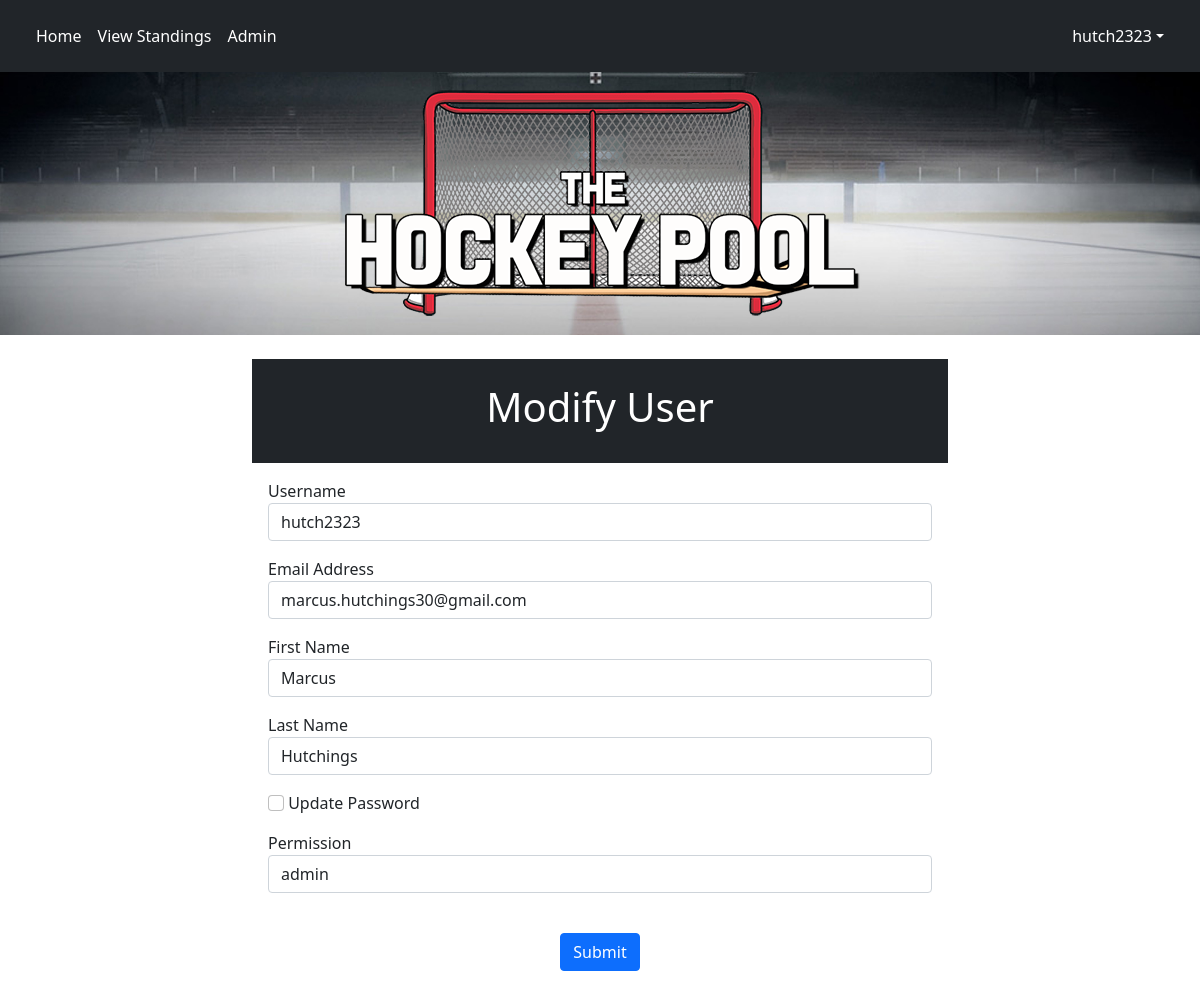
The page /modifyUser/hutch2323 (signed in) on the database its author committed.
### tables this page shows
CREATE TABLE "users" (
	"username"	varchar(30) NOT NULL,
	"password"	char(60) NOT NULL,
	"firstName"	varchar(50) NOT NULL,
	"lastName"	varchar(50) NOT NULL,
	"emailAddress"	varchar(255) NOT NULL, permission TEXT,
	PRIMARY KEY("username")
);

### application.py (the view)
@app.route("/modifyUser/<username>")
def modifyUser(username):
    if ("permission" in session) and (session["permission"] == "admin"):
        db.connect()
        user = db.getUserInfo(username)
        return render_template("modifyUser.html", userToModify=user, username=getUserInfo(),
                               permission=getUserPermission(), userTeamID=getUserTeamID())
    elif "username" in session:
        if session["username"] == username:
            db.connect()
            user = db.getUserInfo(session["username"])
            return render_template("modifyUser.html", userToModify=user, username=getUserInfo(),
                                   permission=getUserPermission(), userTeamID=getUserTeamID())
    return redirect(url_for('index'))

### application.py (called while the page is built)
def userTeam():
    while (True):
        try:
            db.connect()
            username = None
            teamInPool = False
            if "username" in session:
                username = session["username"]
                if (db.checkForUserInPool(username)):
                    teamInPool = True
            return teamInPool
        except sqlite3.ProgrammingError:
            db.close()

def getUserTeamID():
    while (True):
        try:
            db.connect()
            username = None
            teamID = None
            if(userTeam()):
                username = session["username"]
                teamID = db.getUserPoolTeamID(username)
            return teamID
        except sqlite3.ProgrammingError:
            db.close()

def getUserInfo():
    username = None
    if "username" in session:
        username = session["username"]
    return username

def getUserPermission():
    permission = None
    if "permission" in session:
        permission = session["permission"]
    return permission

### db.py (called while the page is built, shortened)
def connect():
    global conn

def getUserInfo(username):
    sql = '''Select * from users
                    where username = ?'''
    try:
        with closing(conn.cursor()) as c:
            c.execute(sql, (username,))
            results = c.fetchall()
            for row in results:
                user = User(username=row[0], password=row[1], firstName=row[2], lastName=row[3], emailAddress=row[4],
                            permission=row[5])
            return user
    except sqlite3.OperationalError as e:
        print("Error: Database could not be read. Program closing")
        print(e)

def checkForUserInPool(username):
    sql = '''Select * from poolTeams
                        where username = ?'''
    try:
        with closing(conn.cursor()) as c:
            c.execute(sql, (username,))
            results = c.fetchone()
            if (results):
                return True
            else:
                return False
    except sqlite3.OperationalError as e:
        print("Error: Database could not be read. Program closing")
        print(e)

def getUserPoolTeamID(username):
    sql = '''Select teamID from poolTeams
                        where username = ?'''
    try:
        with closing(conn.cursor()) as c:
            c.execute(sql, (username,))
            result = c.fetchone()
            return result[0]
    except sqlite3.OperationalError as e:
        print("Error: Database could not be read. Program closing")
        print(e)

### templates/modifyUser.html (shortened to what this page needs)
{% extends "base.html" %}
{% block content %}
    <div id="heading" class="mt-4 p-4 bg-dark text-white">
      <h1 class="text-center">Modify User</h1>
    </div>
    <form class="p-3" method="POST">
      <div class="form-group pb-3">
        <label for="userName">Username</label>
        <input
          type="text"
          class="form-control"
          id="userName"
          name="userName"
          {% if 'userName' in form %}
              value="{{form['userName']}}"
          {% else %}
            value="{{userToModify.username}}"
          {% endif %}
        />
      </div>
      <div class="form-group pb-3">
        <label for="email">Email Address</label>
        <input
          type="email"
          class="form-control"
          id="email"
          name="email"
          {% if 'email' in form %}
              value="{{form['email']}}"
          {% else %}
            value="{{userToModify.emailAddress}}"
          {% endif %}
        />
      </div>
      <div class="form-group pb-3">
        <label for="firstName">First Name</label>
        <input
          type="text"
          class="form-control"
          id="firstName"
          name="firstName"
          {% if 'firstName' in form %}
            value="{{form['firstName']}}"
          {% else %}
            value="{{userToModify.firstName}}"
          {% endif %}
        />
      </div>
      <div class="form-group pb-3">
        <label for="lastName">Last Name</label>
        <input
          type="text"
          class="form-control"
          id="lastName"
          name="lastName"
          {% if 'lastName' in form %}
            value="{{form['lastName']}}"
          {% else %}
            value="{{userToModify.lastName}}"
          {% endif %}
        />
      </div>
      <div class="form-group pb-3" style="margin: auto">
        <input class="form-check-input" type="checkbox" value="" id="updatePassword" name="updatePassword">
        <label class="form-check-label" for="updatePassword">
          Update Password
        </label>
      </div>
      {% if permission == "admin" %}
        <div class="form-group pb-3">
          <label for="permission">Permission</label>
          <input
            type="text"
            class="form-control"
            id="permission"
            name="permission"
            {% if 'permission' in form %}
              value="{{form['permission']}}"
            {% else %}
              value="{{userToModify.permission}}"
            {% endif %}
            />
        </div>
      {% endif %}
      <br />
      <div class="form-group pb-3 text-center"><button id="submit" type="submit" class="btn btn-primary">Submit</button></div>
    </form>
{% endblock %}

### rows shown on the page
users: userName "hutch2323", email "marcus.hutchings30@gmail.com", firstName "Marcus", lastName "Hutchings", permission "admin"

### other values the page prints
{{ username }} "hutch2323"
